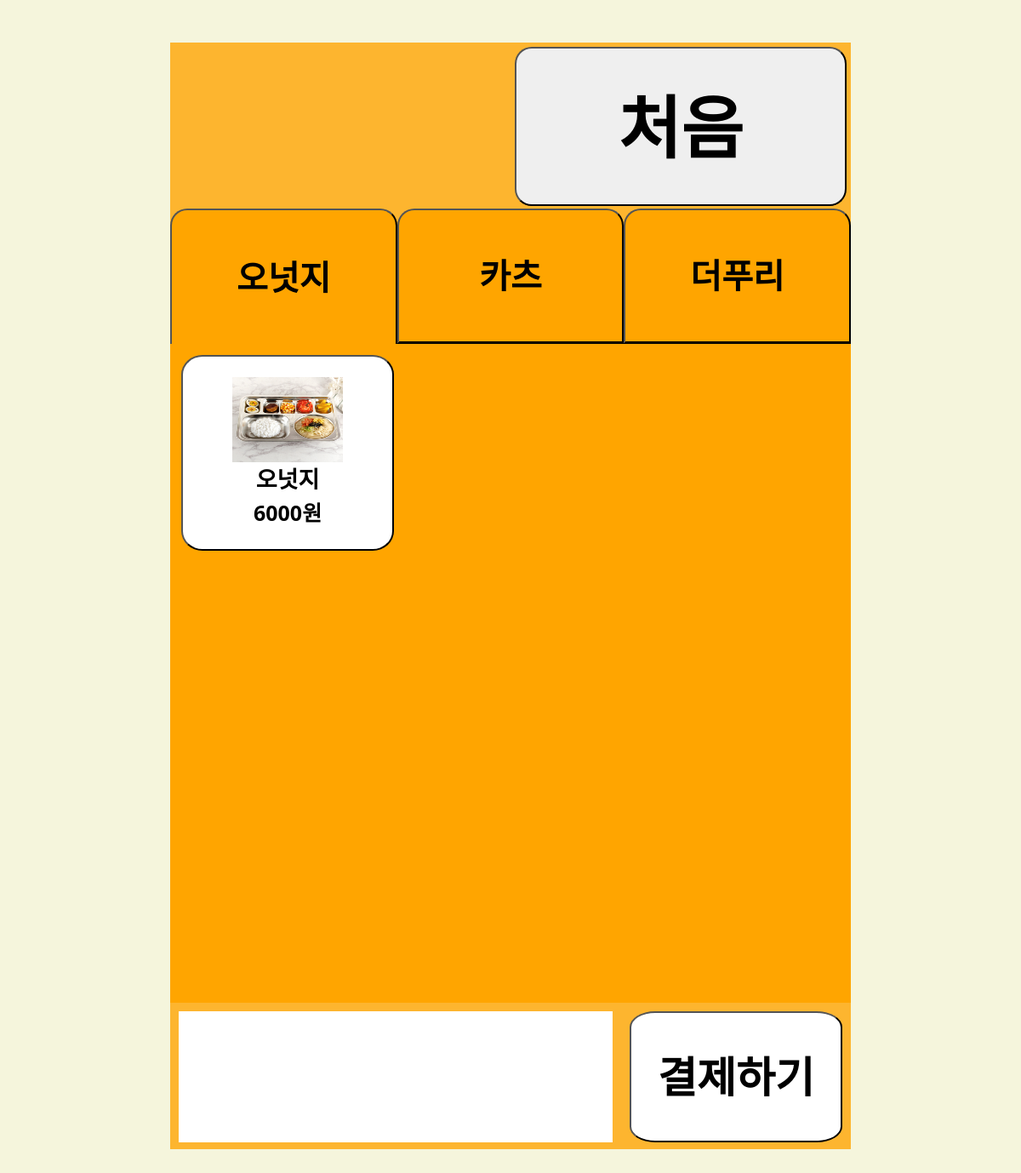
The app's page /menu/ with its own data.
### menu/models.py (models this page shows)
class Menu(models.Model):
    CATEGORY = (
        ('오넛지', '오넛지'),
        ('카츠', '카츠'),
        ('더푸리', '더푸리'),
    )
    name = models.CharField('메뉴명', max_length=250, unique=True) #메뉴명
    price = models.IntegerField() #가격
    category = models.CharField(max_length=5, choices=CATEGORY) #카테고리
    image = models.ImageField(upload_to="menu/") #음식이미지

### menu/views.py (the view)
# urls.py: path('menu/', include('menu.urls')),
def menu(request):
    global tapNumber
    menus_1 = Menu.objects.filter(category="오넛지")
    menus_2 = Menu.objects.filter(category="카츠")
    menus_3 = Menu.objects.filter(category="더푸리")
    carts = Cart.objects.all()
    return render(request, 'menu/menu_list.html',
                    {'menus_1': menus_1,
                    'menus_2': menus_2,
                    'menus_3': menus_3,
                    'carts': carts,
                    'tapNumber': tapNumber})

### menu/templates/menu/menu_list.html (shortened to what this page needs)
{% extends 'base.html' %}
{% load static %}
{% block content %}
<div class="header">
    <a href="{% url 'menu:cart_delete' %}"><button class="back" onmouseover="speakText('처음')"
            onmouseleave="stopSpeaking();">처음</button></a>
</div>
<div class="menu_container">
    <nav class="menu_category">
        <button {%if tapNumber == "0" %} id="defaultOpen"{%endif%} class="tablinks" onclick="moveInTabs(event,'category_1')" onmouseover="speakText('오넛지')"onmouseleave="stopSpeaking();">오넛지</button>
        <button {%if tapNumber == "1" %} id="defaultOpen"{%endif%} class="tablinks" onclick="moveInTabs(event,'category_2')" onmouseover="speakText('카츠')"onmouseleave="stopSpeaking();">카츠</button>
        <button {%if tapNumber == "2" %} id="defaultOpen"{%endif%} class="tablinks" onclick="moveInTabs(event,'category_3')" onmouseover="speakText('더푸리')"onmouseleave="stopSpeaking();">더푸리</button>
    </nav>
    <div id="category_1" class="tabcontent">
        <div class="menu_group">
            {% for menu in menus_1 %}
            <form action="{% url 'menu:cart_push' %}" method="post" onsubmit="cartPush(event)">
                <button type="submit" class="menu" onmouseover="speakText('{{menu.name}} {{menu.price}}원')"
                    onmouseleave="stopSpeaking();" onclick="speakText('{{menu.name}}을 선택했습니다.')">
                    <img src="{{ menu.image.url }}" alt="메뉴 사진">
                    <div class="menuname">{{menu.name}}</div>
                    <div class="menuprice">{{menu.price}}원</div>
                </button>
            </form>
            {% endfor %}
        </div>
    </div>
    <div class="payContainer">
        <div class="cart" style="background-color: white;" onmouseover="speakCartNames()" onmouseleave="stopSpeaking2();">
        </div>
        <a href="{% url 'main:cart_list' %}"><button class="pay" style="background-color: white;"
                onmouseover="speakText('결제하기')" onmouseleave="stopSpeaking();">결제하기</button></a>
    </div>
    {% endblock %}

### donkey/static/css/style.css (style rules this page uses)
* { font-weight: 800; }
body { background-color: beige; }
.header { height: 15%; width: 100%; background-color: rgba(252, 197, 94, 0.5); display: flex; justify-content: end; }
.back { margin: 5px; width: 390px; height: 187px; font-size: 80px; border-radius: 20px; }
.menu_container { width: 100%; height: 70%; background-color: rgba(252, 197, 94, 0.5); }
.menu_category { height: 17.5%; display: flex; justify-content: left; border-bottom: none; }
.menu_category button { display: block; width: 33.33%; background-color: orange; border-top-left-radius: 20px; border-top-right-radius: 20px; cursor: pointer; text-align: center; line-height: 100px; font-size: 40px; }
.tablinks { border-bottom: 3px solid #000; }
.tablinks:first-child { border-bottom: none; }
.menu_group { display: grid; height: 17.5%; grid-template-columns: 33.33% 33.33% 33.33%; justify-content: space-evenly; }
.menu { background-color: white; border-radius: 10%; font-size: 25px; text-align: center; width: 250px; height: 230px; margin: 13px; }
.menu img { width: 130px; height: 100px; display: block; margin: 0 auto; }
.payContainer { height: 20%; width: 100%; background-color: rgba(252, 197, 94, 0.5); display: flex; justify-content: space-between; }
.payContainer .cart { height: 85%; width: 70%; background-color: white; margin: 10px; overflow-y: scroll; }
.payContainer .pay { height: 85%; width: 250px; margin: 10px; font-size: 40px; border-radius: 12%; font-size: 50px; }
.payContainer button { background-color: rgba(252, 197, 94, 0.2); }
.menuname { font-size: 27px; }
.menuprice { font-size: 25px; }
.tabcontent { height: 85%; background-color: orange; }

### records on screen
Menu: image (picture), name "오넛지", price "6000"
